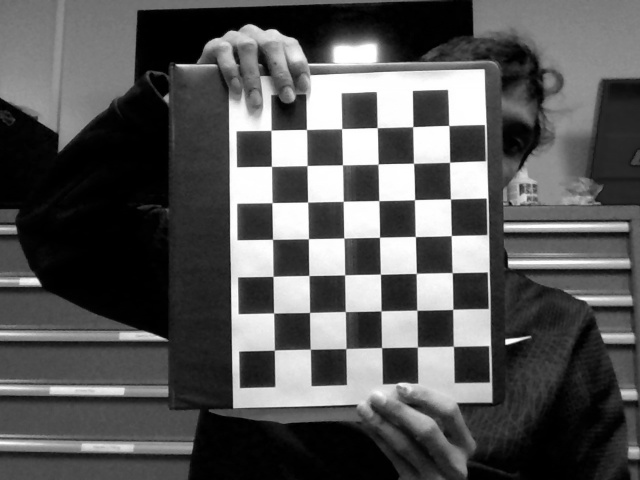
#> input picture raw_samples/pic00009.jpg, 640 x 480 px; its folder holds only this picture in this run
$ python distortion_coeff.py
#> lines starting #> are read from the running program, lines starting #| are printed output that depends on the picture; after the words box and inside, x2 and y2 are one past the last pixel; in counts of white or black regions, pixels touching at a corner belong together; long printed decimals are rounded
import numpy as np
import cv2
import glob
import json

# termination criteria
criteria = (cv2.TERM_CRITERIA_EPS + cv2.TERM_CRITERIA_MAX_ITER, 30, 0.001)

# prepare object points, like (0,0,0), (1,0,0), (2,0,0) ....,(6,5,0)
objp = np.zeros((6*7,3), np.float32)
objp[:,:2] = np.mgrid[0:7,0:6].T.reshape(-1,2)

# Arrays to store object points and image points from all the images.
objpoints = [] # 3d point in real world space
imgpoints = [] # 2d points in image plane.

images = glob.glob('./raw_samples/*.jpg')


for fname in images:
    img = cv2.imread(fname)
#> img is the input picture: shape (480, 640, 3); min 0, max 255, mean 86.8
    gray = cv2.cvtColor(img,cv2.COLOR_BGR2GRAY)

    # cv2.imshow('gray', gray)
    # cv2.waitKey(0)

    # Find the chess board corners
    ret, corners = cv2.findChessboardCorners(gray, (7,6),None)
#> ret = True; corners = 42 rows, first 8: [274.3, 350.3], [273.6, 313], [272.9, 276.5], [272.4, 239.3], [271.9, 202.7], [271.4, 166.3], [271, 130.3], [310.3, 349.3]

    # If found, add object points, image points (after refining them)
    if ret == True:
        objpoints.append(objp)

        corners2 = cv2.cornerSubPix(gray,corners,(11,11),(-1,-1),criteria)
#> corners2 = 42 rows, first 8: [274.3, 350.1], [273.6, 313], [273, 276.3], [272.5, 239.3], [271.9, 202.6], [271.5, 166.3], [271, 130.3], [310.3, 349.2]
        imgpoints.append(corners2)

        # Draw and display the corners
        img = cv2.drawChessboardCorners(img, (7,6), corners2,ret)
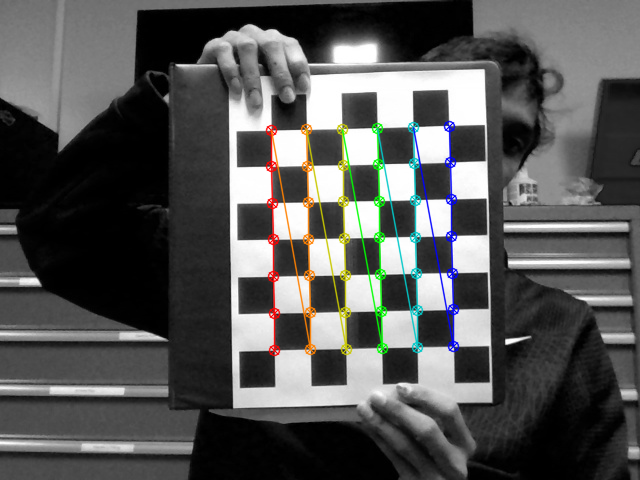
#> img: shape (480, 640, 3); 3.43% of pixels changed, all inside (x1, y1, x2, y2) = (265, 120, 460, 357)
        cv2.imshow('img',img)
        cv2.waitKey(500)

cv2.destroyAllWindows()

data = {}

ret, mtx, dist, rvecs, tvecs = cv2.calibrateCamera(objpoints, imgpoints, gray.shape[::-1],None,None)
#> ret = 0.151; mtx = [[1960.3, 0, 260.3], [0, 2029.1, 265.4], [0, 0, 1]]; dist = [[-2.72, 225, -0.00875, 0.0263, -6435.4]]; rvecs = ([-0.0988, -0.0258, -1.59],); tvecs = ([0.391, 2.29, 54.64],)

data['ret'] = ret
data['mtx'] = mtx
data['dist'] = dist
data['rvecs'] = rvecs
data['tvecs'] = tvecs

print(ret,'\n', mtx,'\n',dist,'\n',rvecs,'\n',tvecs)
#| 0.1506
#|  [[1.96031071e+03 0.00000000e+00 2.60311910e+02]
#|  [0.00000000e+00 2.02913907e+03 2.65398985e+02]
#|  [0.00000000e+00 0.00000000e+00 1.00000000e+00]]
#|  [[-2.71627520e+00  2.25013167e+02 -8.75091417e-03  2.62949053e-02
#|   -6.43540895e+03]]
#|  (array([[-0.09878],
#|        [-0.02584],
#|        [-1.588]]),)
#|  (array([[ 0.391],
#|        [ 2.288],
#|        [54.639]]),)

import pickle
with open('./config/config.pkl', 'wb') as outfile:
    pickle.dump(data, outfile)


images = glob.glob('*.jpg')

i = 1
for fname in images:
    img = cv2.imread(fname)

    h,  w = img.shape[:2]
    newcameramtx, roi=cv2.getOptimalNewCameraMatrix(mtx,dist,(w,h),1,(w,h))

    # undistort
    dst = cv2.undistort(img, mtx, dist, None, newcameramtx)

    # crop the image
    x,y,w,h = roi
    dst = dst[y:y+h, x:x+w]
    cv2.imwrite('./calibrated_samples/calibrated_pic{:>05}.jpg'.format(i),dst)
    i+=1

$ run again, on raw_samples/pic00063.jpg
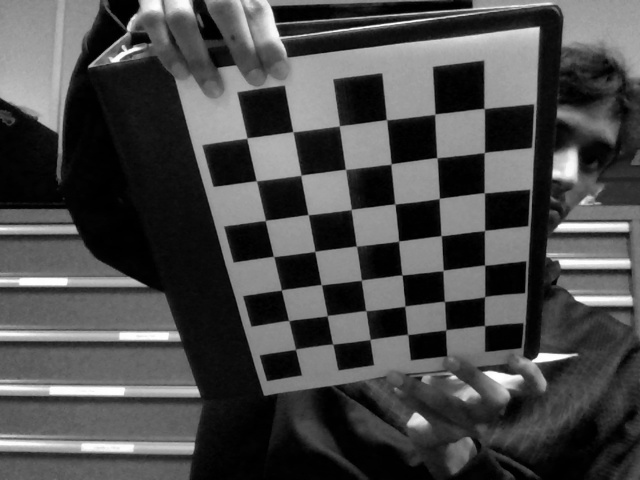
#> input picture raw_samples/pic00063.jpg, 640 x 480 px
#> img is the input picture: shape (480, 640, 3); min 0, max 255, mean 74.1
#> `ret, corners = cv2.findChessboardCorners(gray, (7,6),None)`: ret = True; corners = 42 rows, first 8: [295.1, 349.8], [288.7, 320.6], [281.1, 290.4], [273.2, 256.1], [265.3, 220.7], [256.1, 180.6], [246.9, 138], [332.6, 344.2]
#> corners2 = 42 rows, first 8: [295.5, 349.2], [288.7, 320.4], [281.3, 289.9], [273.5, 256.4], [265.3, 220.3], [256.4, 180.7], [246.8, 138.1], [332.7, 344]
#> `img = cv2.drawChessboardCorners(img, (7,6), corners2,ret)`:
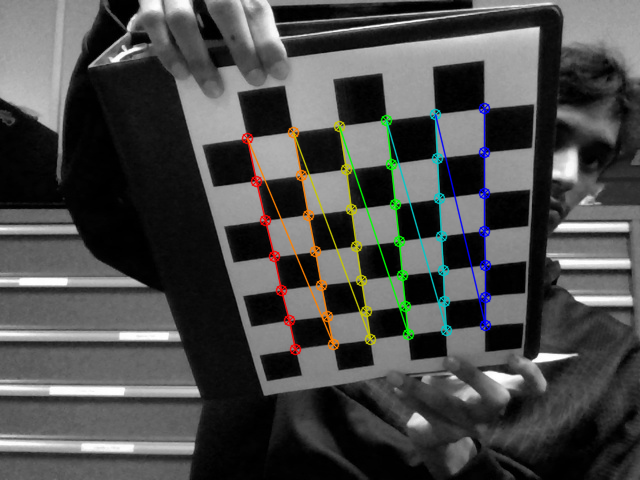
#> img: shape (480, 640, 3); 3.38% of pixels changed, all inside (x1, y1, x2, y2) = (241, 102, 492, 356)
#> `ret, mtx, dist, rvecs, tvecs = cv2.calibrateCamera(objpoints, imgpoint..`: ret = 0.602; mtx = [[524.3, 0, 369.4], [0, 472.6, 275.1], [0, 0, 1]]; dist = [[0.207, -2.05, -0.0243, 0.0226, 4.09]]; rvecs = ([0.412, 0.331, -1.66],); tvecs = ([-1.96, 2.17, 13.77],)
#| 0.6015
#|  [[524.314   0.         369.370]
#|  [  0.         472.568  275.099 ]
#|  [  0.           0.           1.        ]]
#|  [[ 0.2074  -2.054 -0.0243  0.02263  4.088]]
#|  (array([[ 0.4116],
#> (further printed lines are left out)

$ run again, on raw_samples/pic00076.jpg
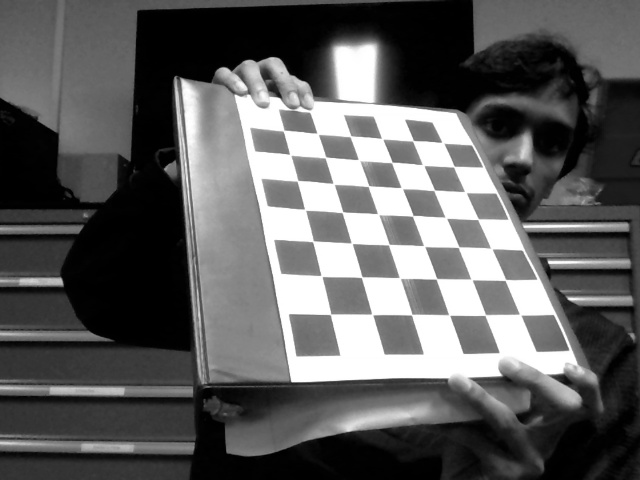
#> input picture raw_samples/pic00076.jpg, 640 x 480 px
#> img is the input picture: shape (480, 640, 3); min 0, max 255, mean 93.6
#> `ret, corners = cv2.findChessboardCorners(gray, (7,6),None)`: ret = True; corners = 42 rows, first 8: [330.1, 314.7], [321.3, 275.7], [312.8, 241], [305.1, 209.9], [298.2, 180.9], [289.3, 153.6], [284, 130.3], [372.2, 314.1]
#> corners2 = 42 rows, first 8: [330.5, 314.3], [321.5, 276.1], [312.9, 241.3], [305.1, 209.7], [297.4, 180.7], [290.2, 154.6], [283.6, 130.5], [372.3, 314.5]
#> `img = cv2.drawChessboardCorners(img, (7,6), corners2,ret)`:
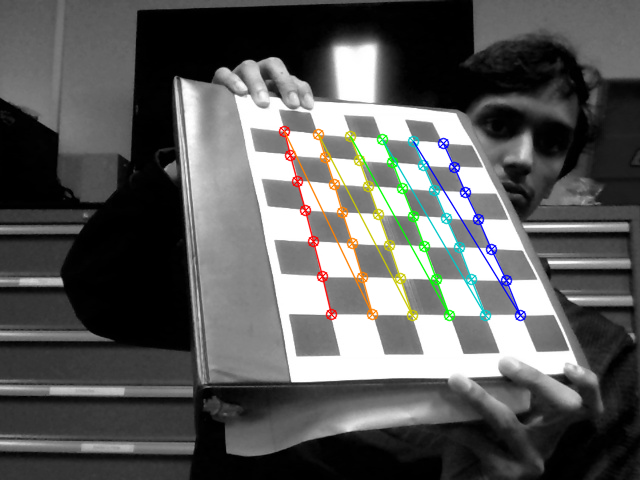
#> img: shape (480, 640, 3); 3.01% of pixels changed, all inside (x1, y1, x2, y2) = (278, 125, 527, 322)
#> `ret, mtx, dist, rvecs, tvecs = cv2.calibrateCamera(objpoints, imgpoint..`: ret = 0.32; mtx = [[731, 0, 260.2], [0, 905.4, 327], [0, 0, 1]]; dist = [[-1.12, 10.58, 0.014, -0.053, -32.7]]; rvecs = ([-0.494, -0.749, -1.56],); tvecs = ([1.51, -0.216, 15.31],)
#| 0.3199
#|  [[731.040    0.         260.211 ]
#|  [  0.         905.357 327.004]
#|  [  0.           0.           1.        ]]
#|  [[-1.11950467e+00  1.05827793e+01  1.40112439e-02 -5.29646999e-02
#|   -3.26962340e+01]]
#> (further printed lines are left out)

$ run again, on raw_samples/pic00022.jpg
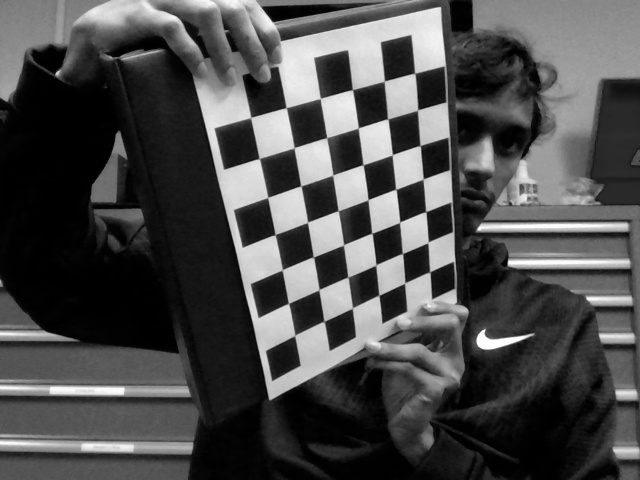
#> input picture raw_samples/pic00022.jpg, 640 x 480 px
#> img is the input picture: shape (480, 640, 3); min 0, max 255, mean 75.7
#> `ret, corners = cv2.findChessboardCorners(gray, (7,6),None)`: ret = True; corners = 42 rows, first 8: [294.2, 336.4], [288.2, 303.2], [281.7, 270.7], [274.4, 234.6], [267.7, 197.3], [258.5, 158.4], [250.8, 117.2], [323.9, 321.4]
#> corners2 = 42 rows, first 8: [294.7, 335.4], [288.5, 303.3], [282.2, 269.8], [275.1, 234.4], [267.7, 197.5], [259.3, 158.3], [250.7, 117.6], [324.1, 321.2]
#> `img = cv2.drawChessboardCorners(img, (7,6), corners2,ret)`:
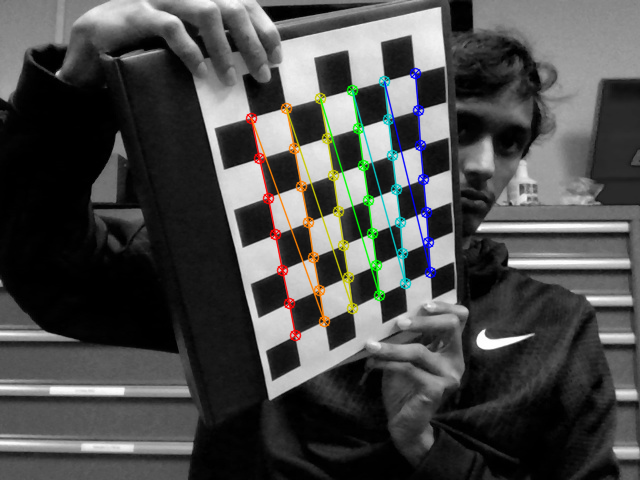
#> img: shape (480, 640, 3); 3.23% of pixels changed, all inside (x1, y1, x2, y2) = (245, 67, 437, 342)
#> `ret, mtx, dist, rvecs, tvecs = cv2.calibrateCamera(objpoints, imgpoint..`: ret = 0.331; mtx = [[987.1, 0, 273.4], [0, 889.5, 494.3], [0, 0, 1]]; dist = [[0.803, -1.4, 0.173, -0.0379, 1.54]]; rvecs = ([1.05, -0.0538, -1.83],); tvecs = ([0.536, -4.31, 22.29],)
#| 0.3312
#|  [[987.085   0.         273.403]
#|  [  0.         889.523 494.339]
#|  [  0.           0.           1.        ]]
#|  [[ 0.8032  -1.402  0.1728 -0.03793    1.542]]
#|  (array([[ 1.048],
#> (further printed lines are left out)
